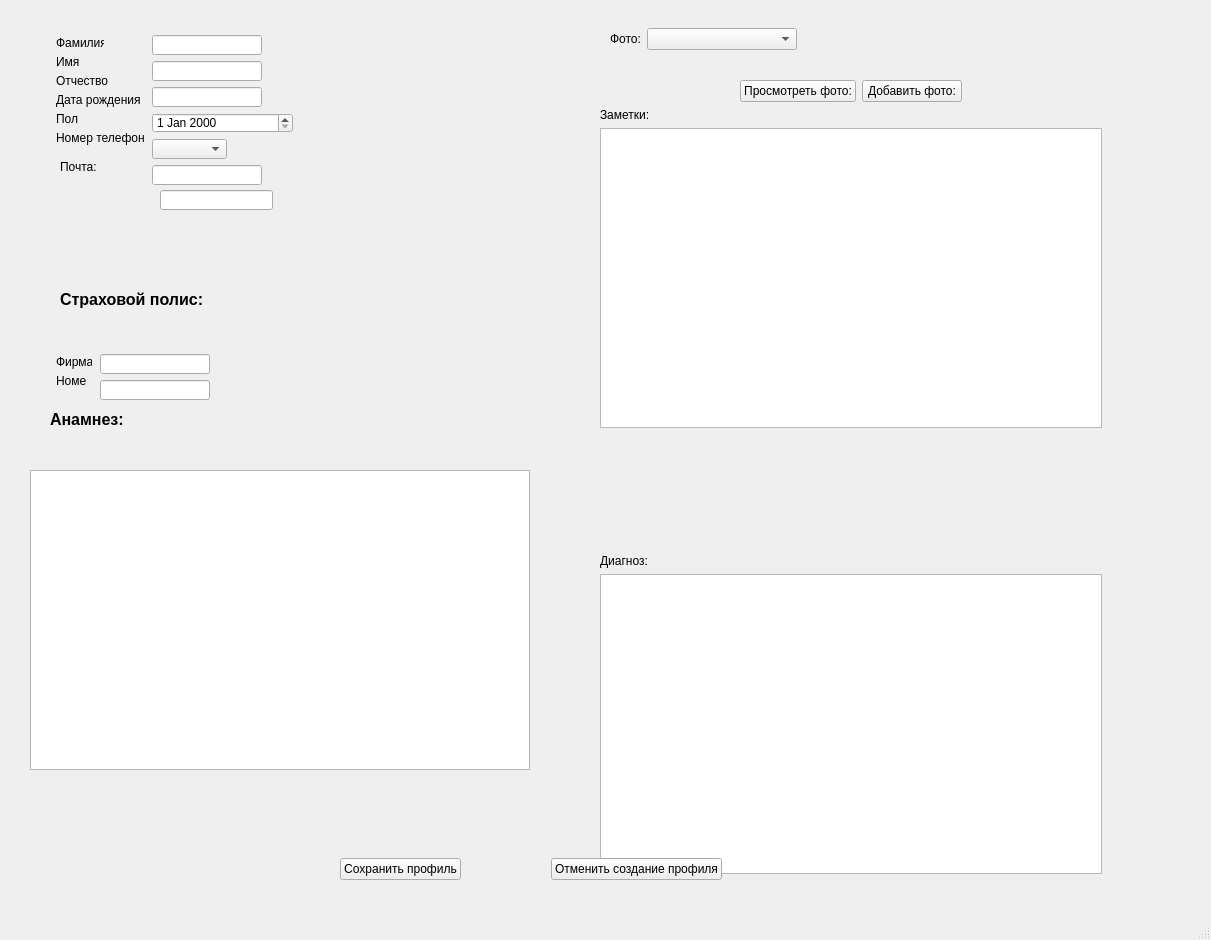
<?xml version="1.0" encoding="UTF-8"?>
<ui version="4.0">
 <class>viewOfPatient</class>
 <widget class="QMainWindow" name="viewOfPatient">
  <property name="geometry">
   <rect>
    <x>0</x>
    <y>0</y>
    <width>1211</width>
    <height>940</height>
   </rect>
  </property>
  <property name="windowTitle">
   <string>MainWindow</string>
  </property>
  <widget class="QWidget" name="centralwidget">
   <widget class="QLabel" name="label_3">
    <property name="geometry">
     <rect>
      <x>56</x>
      <y>73</y>
      <width>53</width>
      <height>16</height>
     </rect>
    </property>
    <property name="text">
     <string>Отчество:</string>
    </property>
   </widget>
   <widget class="QWidget" name="layoutWidget">
    <property name="geometry">
     <rect>
      <x>600</x>
      <y>80</y>
      <width>502</width>
      <height>794</height>
     </rect>
    </property>
    <layout class="QVBoxLayout" name="verticalLayout_5">
     <item>
      <layout class="QHBoxLayout" name="horizontalLayout_5">
       <item>
        <spacer name="horizontalSpacer_6">
         <property name="orientation">
          <enum>Qt::Horizontal</enum>
         </property>
         <property name="sizeHint" stdset="0">
          <size>
           <width>40</width>
           <height>20</height>
          </size>
         </property>
        </spacer>
       </item>
       <item>
        <widget class="QPushButton" name="pushButton_2">
         <property name="minimumSize">
          <size>
           <width>100</width>
           <height>0</height>
          </size>
         </property>
         <property name="text">
          <string>Просмотреть фото:</string>
         </property>
        </widget>
       </item>
       <item>
        <widget class="QPushButton" name="pushButton">
         <property name="minimumSize">
          <size>
           <width>100</width>
           <height>0</height>
          </size>
         </property>
         <property name="text">
          <string>Добавить фото:</string>
         </property>
        </widget>
       </item>
       <item>
        <spacer name="horizontalSpacer_2">
         <property name="orientation">
          <enum>Qt::Horizontal</enum>
         </property>
         <property name="sizeHint" stdset="0">
          <size>
           <width>40</width>
           <height>20</height>
          </size>
         </property>
        </spacer>
       </item>
      </layout>
     </item>
     <item>
      <widget class="QLabel" name="label_12">
       <property name="text">
        <string>Заметки:</string>
       </property>
      </widget>
     </item>
     <item>
      <widget class="QTextEdit" name="textEdit_2">
       <property name="minimumSize">
        <size>
         <width>500</width>
         <height>300</height>
        </size>
       </property>
       <property name="readOnly">
        <bool>true</bool>
       </property>
      </widget>
     </item>
     <item>
      <spacer name="verticalSpacer_2">
       <property name="orientation">
        <enum>Qt::Vertical</enum>
       </property>
       <property name="sizeHint" stdset="0">
        <size>
         <width>20</width>
         <height>40</height>
        </size>
       </property>
      </spacer>
     </item>
     <item>
      <widget class="QLabel" name="label_13">
       <property name="text">
        <string>Диагноз:</string>
       </property>
      </widget>
     </item>
     <item>
      <widget class="QTextEdit" name="textEdit_3">
       <property name="minimumSize">
        <size>
         <width>500</width>
         <height>300</height>
        </size>
       </property>
       <property name="readOnly">
        <bool>true</bool>
       </property>
      </widget>
     </item>
    </layout>
   </widget>
   <widget class="QLabel" name="label_14">
    <property name="geometry">
     <rect>
      <x>60</x>
      <y>160</y>
      <width>46</width>
      <height>13</height>
     </rect>
    </property>
    <property name="text">
     <string>Почта:</string>
    </property>
   </widget>
   <widget class="QLineEdit" name="lineEdit_5">
    <property name="geometry">
     <rect>
      <x>100</x>
      <y>354</y>
      <width>110</width>
      <height>20</height>
     </rect>
    </property>
    <property name="readOnly">
     <bool>true</bool>
    </property>
   </widget>
   <widget class="QLineEdit" name="lineEdit_6">
    <property name="geometry">
     <rect>
      <x>100</x>
      <y>380</y>
      <width>110</width>
      <height>20</height>
     </rect>
    </property>
    <property name="readOnly">
     <bool>true</bool>
    </property>
   </widget>
   <widget class="QLineEdit" name="lineEdit_2">
    <property name="geometry">
     <rect>
      <x>152</x>
      <y>61</y>
      <width>110</width>
      <height>20</height>
     </rect>
    </property>
    <property name="readOnly">
     <bool>true</bool>
    </property>
   </widget>
   <widget class="QLabel" name="label_7">
    <property name="geometry">
     <rect>
      <x>50</x>
      <y>410</y>
      <width>78</width>
      <height>19</height>
     </rect>
    </property>
    <property name="font">
     <font>
      <pointsize>12</pointsize>
      <weight>75</weight>
      <bold>true</bold>
     </font>
    </property>
    <property name="text">
     <string>Анамнез:</string>
    </property>
   </widget>
   <widget class="QDateEdit" name="dateEdit">
    <property name="geometry">
     <rect>
      <x>152</x>
      <y>113</y>
      <width>141</width>
      <height>20</height>
     </rect>
    </property>
   </widget>
   <widget class="QTextEdit" name="textEdit">
    <property name="geometry">
     <rect>
      <x>30</x>
      <y>470</y>
      <width>500</width>
      <height>300</height>
     </rect>
    </property>
    <property name="minimumSize">
     <size>
      <width>500</width>
      <height>300</height>
     </size>
    </property>
    <property name="readOnly">
     <bool>true</bool>
    </property>
   </widget>
   <widget class="QLabel" name="label_10">
    <property name="geometry">
     <rect>
      <x>56</x>
      <y>354</y>
      <width>36</width>
      <height>16</height>
     </rect>
    </property>
    <property name="text">
     <string>Фирма:</string>
    </property>
   </widget>
   <widget class="QLineEdit" name="lineEdit_7">
    <property name="geometry">
     <rect>
      <x>160</x>
      <y>190</y>
      <width>113</width>
      <height>20</height>
     </rect>
    </property>
   </widget>
   <widget class="QLabel" name="label_9">
    <property name="geometry">
     <rect>
      <x>60</x>
      <y>290</y>
      <width>149</width>
      <height>19</height>
     </rect>
    </property>
    <property name="font">
     <font>
      <pointsize>12</pointsize>
      <weight>75</weight>
      <bold>true</bold>
     </font>
    </property>
    <property name="text">
     <string>Страховой полис:</string>
    </property>
   </widget>
   <widget class="QWidget" name="layoutWidget_2">
    <property name="geometry">
     <rect>
      <x>340</x>
      <y>850</y>
      <width>382</width>
      <height>38</height>
     </rect>
    </property>
    <layout class="QHBoxLayout" name="horizontalLayout_3">
     <item>
      <widget class="QPushButton" name="pushButton_3">
       <property name="text">
        <string>Сохранить профиль</string>
       </property>
      </widget>
     </item>
     <item>
      <spacer name="horizontalSpacer">
       <property name="orientation">
        <enum>Qt::Horizontal</enum>
       </property>
       <property name="sizeHint" stdset="0">
        <size>
         <width>40</width>
         <height>20</height>
        </size>
       </property>
      </spacer>
     </item>
     <item>
      <widget class="QPushButton" name="pushButton_4">
       <property name="text">
        <string>Отменить создание профиля</string>
       </property>
      </widget>
     </item>
    </layout>
   </widget>
   <widget class="QLabel" name="label_11">
    <property name="geometry">
     <rect>
      <x>56</x>
      <y>373</y>
      <width>31</width>
      <height>16</height>
     </rect>
    </property>
    <property name="text">
     <string>Номер</string>
    </property>
   </widget>
   <widget class="QLineEdit" name="lineEdit_4">
    <property name="geometry">
     <rect>
      <x>152</x>
      <y>165</y>
      <width>110</width>
      <height>20</height>
     </rect>
    </property>
    <property name="readOnly">
     <bool>true</bool>
    </property>
   </widget>
   <widget class="QLabel" name="label_6">
    <property name="geometry">
     <rect>
      <x>56</x>
      <y>130</y>
      <width>88</width>
      <height>16</height>
     </rect>
    </property>
    <property name="text">
     <string>Номер телефона:</string>
    </property>
   </widget>
   <widget class="QLineEdit" name="lineEdit_3">
    <property name="geometry">
     <rect>
      <x>152</x>
      <y>87</y>
      <width>110</width>
      <height>20</height>
     </rect>
    </property>
    <property name="readOnly">
     <bool>true</bool>
    </property>
   </widget>
   <widget class="QLabel" name="label_2">
    <property name="geometry">
     <rect>
      <x>56</x>
      <y>54</y>
      <width>23</width>
      <height>16</height>
     </rect>
    </property>
    <property name="text">
     <string>Имя:</string>
    </property>
   </widget>
   <widget class="QLabel" name="label_5">
    <property name="geometry">
     <rect>
      <x>56</x>
      <y>111</y>
      <width>23</width>
      <height>16</height>
     </rect>
    </property>
    <property name="text">
     <string>Пол:</string>
    </property>
   </widget>
   <widget class="QLineEdit" name="lineEdit">
    <property name="geometry">
     <rect>
      <x>152</x>
      <y>35</y>
      <width>110</width>
      <height>20</height>
     </rect>
    </property>
    <property name="readOnly">
     <bool>true</bool>
    </property>
   </widget>
   <widget class="QLabel" name="label">
    <property name="geometry">
     <rect>
      <x>56</x>
      <y>35</y>
      <width>48</width>
      <height>16</height>
     </rect>
    </property>
    <property name="text">
     <string>Фамилия:</string>
    </property>
   </widget>
   <widget class="QLabel" name="label_4">
    <property name="geometry">
     <rect>
      <x>56</x>
      <y>92</y>
      <width>84</width>
      <height>16</height>
     </rect>
    </property>
    <property name="text">
     <string>Дата рождения:</string>
    </property>
   </widget>
   <widget class="QComboBox" name="comboBox">
    <property name="geometry">
     <rect>
      <x>152</x>
      <y>139</y>
      <width>75</width>
      <height>20</height>
     </rect>
    </property>
   </widget>
   <widget class="QWidget" name="layoutWidget">
    <property name="geometry">
     <rect>
      <x>610</x>
      <y>20</y>
      <width>500</width>
      <height>38</height>
     </rect>
    </property>
    <layout class="QHBoxLayout" name="horizontalLayout_4">
     <item>
      <widget class="QLabel" name="label_8">
       <property name="text">
        <string>Фото:</string>
       </property>
      </widget>
     </item>
     <item>
      <widget class="QComboBox" name="comboBox_2">
       <property name="minimumSize">
        <size>
         <width>150</width>
         <height>0</height>
        </size>
       </property>
      </widget>
     </item>
     <item>
      <spacer name="horizontalSpacer_5">
       <property name="orientation">
        <enum>Qt::Horizontal</enum>
       </property>
       <property name="sizeHint" stdset="0">
        <size>
         <width>40</width>
         <height>20</height>
        </size>
       </property>
      </spacer>
     </item>
    </layout>
   </widget>
  </widget>
  <widget class="QMenuBar" name="menubar">
   <property name="geometry">
    <rect>
     <x>0</x>
     <y>0</y>
     <width>1211</width>
     <height>28</height>
    </rect>
   </property>
  </widget>
  <widget class="QStatusBar" name="statusbar"/>
 </widget>
 <resources/>
 <connections/>
</ui>
